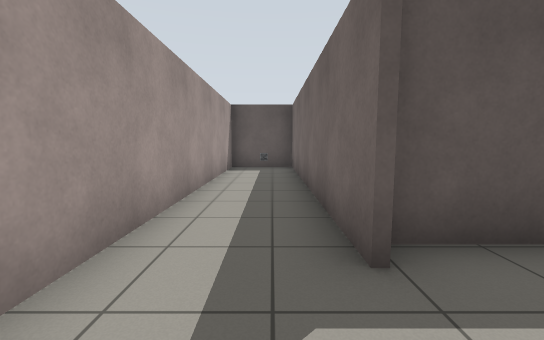
[1] (above)

21 first-person views from a walk through a world built for the Gazebo simulator. The camera is 1 m above the floor, tilts 6° down and sees 90° across. The floor is counted in squares, 1 m on a side. Each view is taken from the middle of a square. On the plan, view 1 faces up. The plan holds only what a view shows up to about 11 squares ahead; the rest is blank. The place goes on beyond the plan. Simple patterns stand in for the simulator's built-in surfaces.

[2]
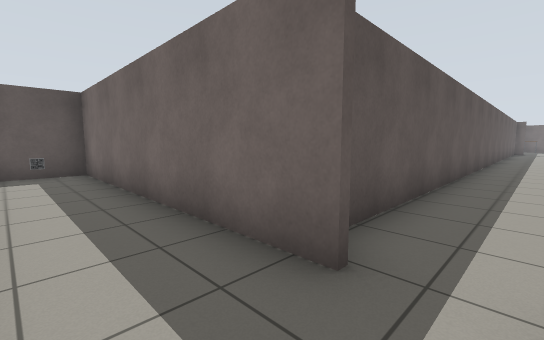

[3]
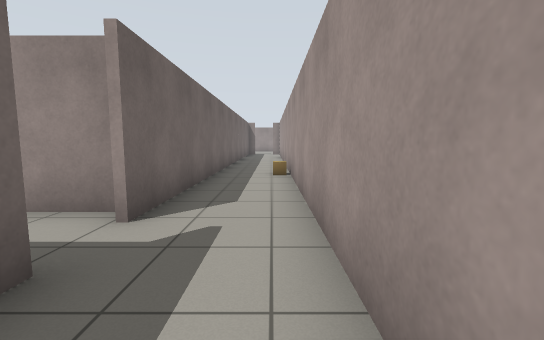

[4]
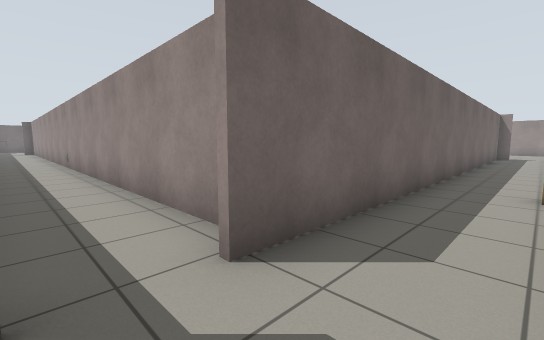

[5]
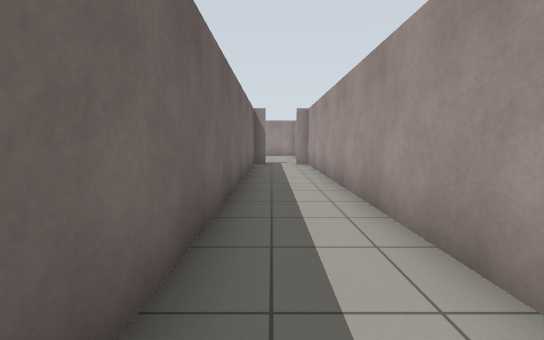

[6]
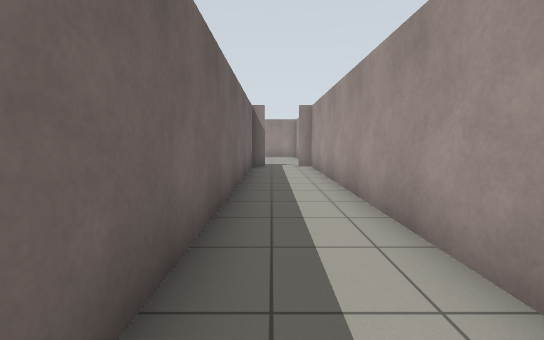

[7]
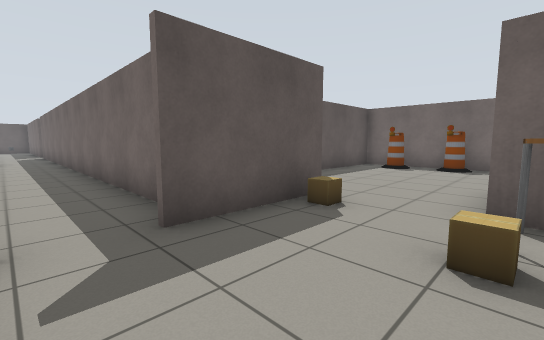

[8]
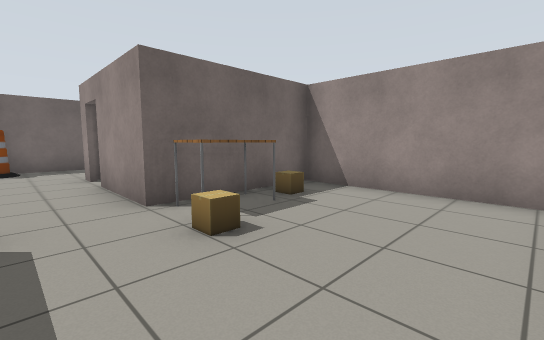

[9]
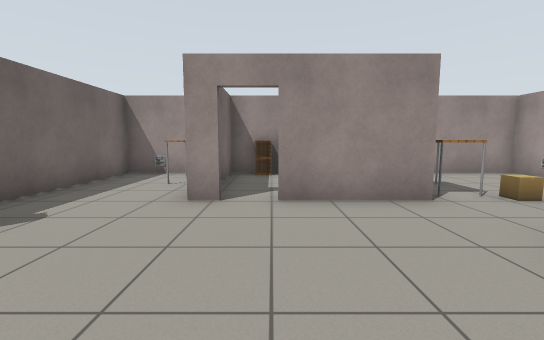

[10]
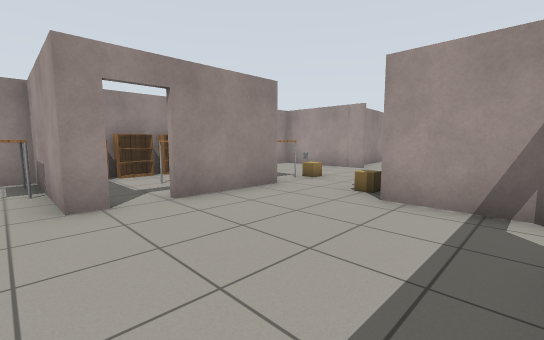

[11]
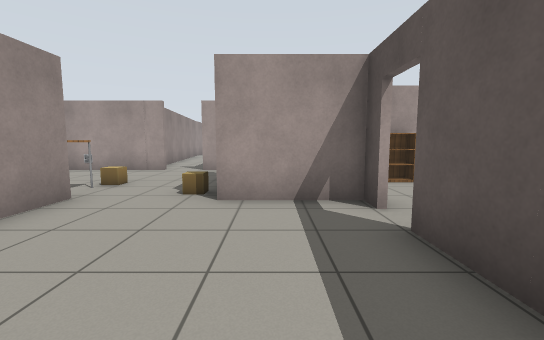

[12]
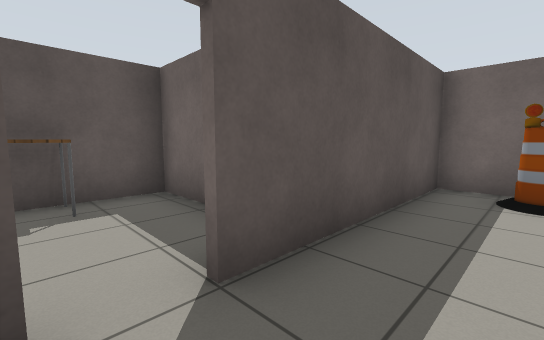

[13]
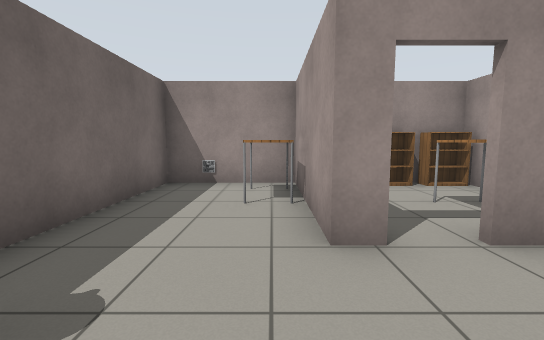

[14]
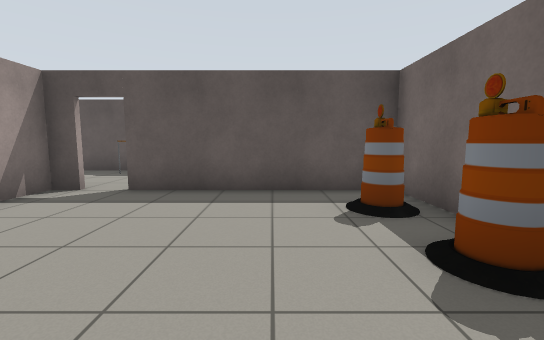

[15]
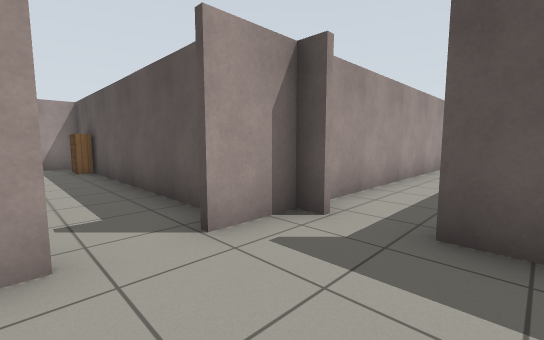

[16]
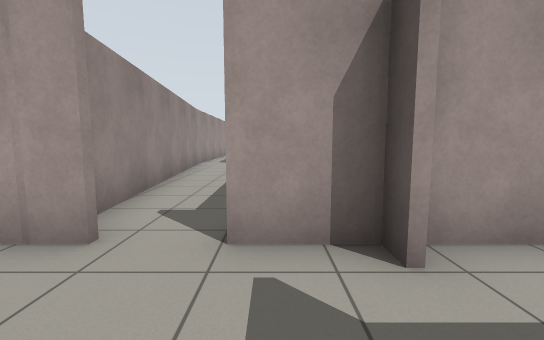

[17]
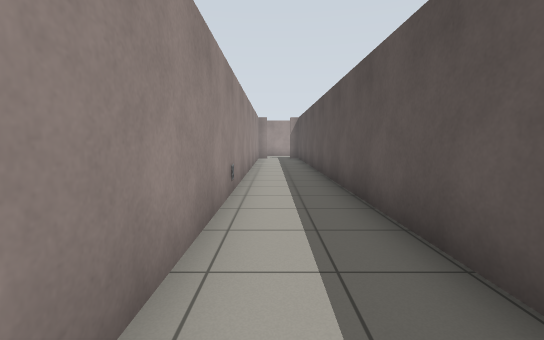

[18]
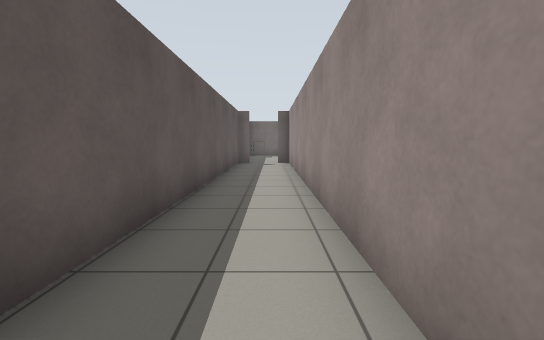

[19]
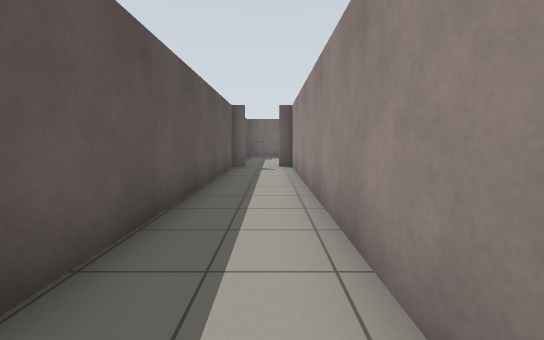

[20]
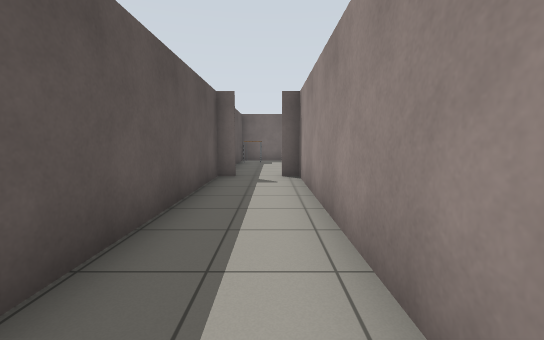

[21]
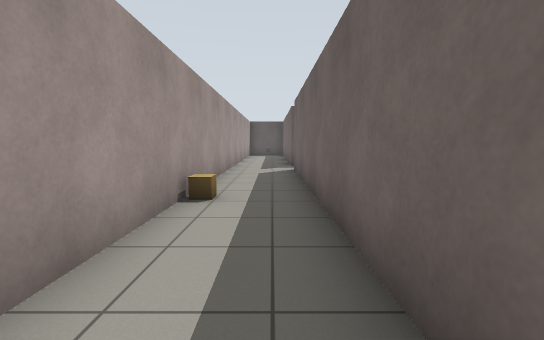

### Floor plan
Points are (right, up) in squares from view 1. A wall is a line through its corners. A room is listed if a view was taken in it or the views show most of it. See-through windows are left out.
Room 1 (views 1, 2, 3, 4, 5, 6, 17, 18, 19, 20, 21)
walls: (1.1, 0.2) (25.5, 0.2); (0.8, 2) (0.8, 10.6) (-1.6, 10.6) (-1.6, -16.8) (-1, -16.8); (2.6, -10.7) (1.5, -10.7); (6.3, -12.2) (6.3, -10.7) (4.4, -10.7); (0.2, -16.8) (0.8, -16.8) (0.8, 0.7); (-1, -16.9) (-1.6, -16.9); (25.5, 2.6) (1.1, 2.6)
ways out: opening at (-0.5, -16.5) to room 2; open door at (4.5, -14) to room 3
objects: cardboard box (-1, -4); bookshelf (1, -13); table (3, -12) to (5, -11)
Room 2 (views 7, 8, 15, 16)
walls: (3.4, -19.5) (4.6, -19.5); (-1.6, -19.8) (-1.6, -23.5) (3.6, -23.5); (2.5, -16.9) (0.2, -16.9); (-1.6, -16.9) (-1.6, -18.5); (3.3, -23.6) (3.3, -22.4)
ways out: opening at (-0.5, -16.5) to room 1; opening at (3, -18.7) to room 3; opening at (-2, -19) to room 4
objects: cardboard box (2, -22) to (3, -22); table (2, -21) to (3, -20); cardboard box (2, -20)
Room 3 (views 9, 10, 11, 12, 13, 14)
walls: (6.9, -19.5) (7.4, -19.5) (7.4, -23.6); (4.6, -19.5) (6, -19.5); (4.1, -14.4) (3.4, -14.4) (3.4, -16.5); (7, -23.5) (10.5, -23.5) (10.5, -14.4) (5, -14.4)
ways out: open door at (4.5, -14) to room 1; opening at (3, -18.7) to room 2; open door at (6.5, -20) to room 5
objects: cardboard box (3, -17); table (8, -22); barrel (10, -18); barrel (10, -16)
Room 4 (no view inside)
walls: (-2.5, -17.9) (-8.5, -17.9); (-8.6, -21) (-2.5, -20.4)
ways out: opening at (-2, -19) to room 2
Room 5 (no view inside)
walls: (3.4, -22.8) (3.4, -23.6); (3.6, -23.5) (7, -23.5); (7.3, -23.6) (7.3, -21.8)
ways out: open door at (6.5, -20) to room 3
objects: bookshelf (4, -23); bookshelf (5, -23); table (5, -21) to (5, -20); cabinet (6, -23)

Positions as (right, up) in squares from view 1, and headings:
1: (0, 0), facing up
2: (-1, 1), facing up-right
3: (-1, 4), facing down
4: (-1, 2), facing down-right
5: (0, -5), facing down
6: (0, -6), facing down
7: (-1, -20), facing up-right
8: (-1, -18), facing down-right
9: (6, -15), facing down
10: (8, -15), facing down-left
11: (8, -16), facing left
12: (4, -16), facing up-right
13: (8, -17), facing down
14: (8, -20), facing up
15: (1, -20), facing up-left
16: (1, -18), facing left
17: (17, 1), facing left
18: (13, 1), facing right
19: (15, 1), facing right
20: (18, 1), facing right
21: (0, -9), facing up
